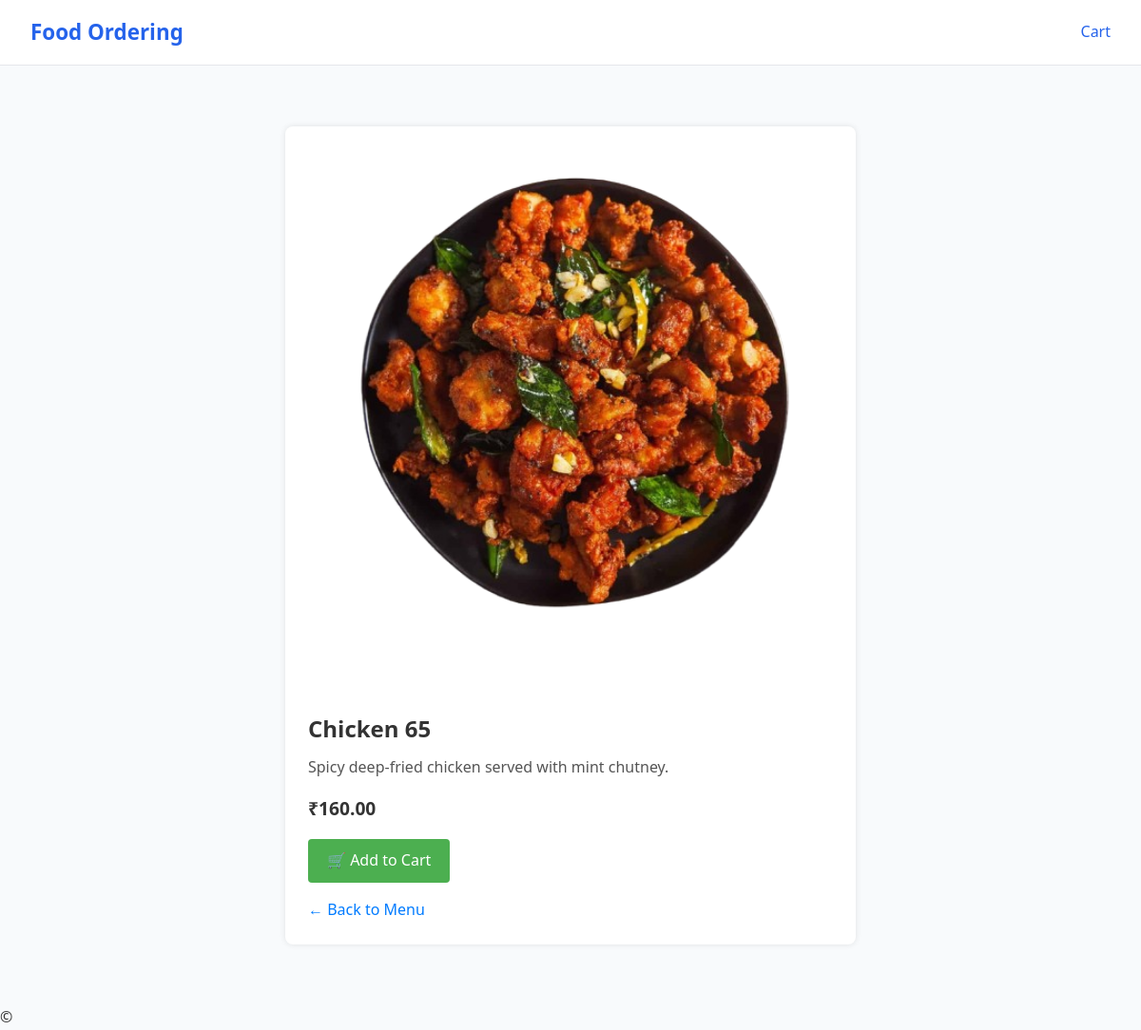
/item/2/, run on the app's committed database.
### restaurant/models.py (models this page shows, shortened)
class MenuItem(models.Model):
    restaurant = models.ForeignKey(Restaurant, related_name='menu_items', on_delete=models.CASCADE)
    category = models.ForeignKey(Category, related_name='items', on_delete=models.SET_NULL, null=True, blank=True)
    name = models.CharField(max_length=200)
    description = models.TextField(blank=True)
    price = models.DecimalField(max_digits=8, decimal_places=2)
    is_available = models.BooleanField(default=True)
    image = models.ImageField(upload_to='menu_images/', null=True, blank=True)
    created = models.DateTimeField(auto_now_add=True)

### restaurant/views.py (the view)
# urls.py: path('item/<int:pk>/', views.menu_item_detail, name='menu_item'),
def menu_item_detail(request, pk):
    item = get_object_or_404(MenuItem, id=pk)
    return render(request, 'restaurant/menu_item.html', {'item': item})

### restaurant/templates/restaurant/menu_item.html (shortened to what this page needs)
{% extends "restaurant/base.html" %}
{% load static %}
{% block content %}
<div class="menu-item-page" style="max-width: 600px; margin: 2rem auto; padding: 1.5rem; background: #fff; border-radius: 8px; box-shadow: 0 0 6px rgba(0,0,0,0.1);">
  {% if item.image %}
    <img src="{{ item.image.url }}" alt="{{ item.name }}" style="width:100%; height:auto; border-radius:6px;">
  {% else %}
    <img src="{% static 'restaurant/no-image.png' %}" alt="No image available" style="width:100%; height:auto; border-radius:6px;">
  {% endif %}
  <h2 style="margin-top: 1rem;">{{ item.name }}</h2>
  <p style="color: #555;">{{ item.description|default:"No description available." }}</p>
  <p style="font-size: 1.2rem; font-weight: bold;">₹{{ item.price }}</p>
  {% if item.is_available %}
    <a href="{% url 'restaurant:add_to_cart' item.id %}"
       style="display:inline-block; padding: 10px 20px; background:#4CAF50; color:#fff; border-radius:4px; text-decoration:none;">
       🛒 Add to Cart
    </a>
  {% else %}
    <button disabled style="padding:10px 20px; background:#ccc; border:none; border-radius:4px;">Not Available</button>
  {% endif %}
  <div style="margin-top:1rem;">
    <a href="{% url 'restaurant:menu_by_restaurant' item.restaurant.id %}" style="color:#007bff; text-decoration:none;">← Back to Menu</a>
  </div>
</div>
{% endblock %}

### restaurant/static/restaurant/styles.css (style rules this page uses)
* { box-sizing: border-box; margin: 0; padding: 0; }
body { font-family: "Segoe UI", Roboto, Arial, sans-serif; background-color: #f8fafc; color: #333; line-height: 1.6; }
.menu-item-page img { width: 100%; border-radius: 8px; margin-bottom: 1rem; }
.menu-item-page h2 { font-size: 1.5rem; margin-bottom: 0.5rem; }
.menu-item-page p { margin-bottom: 1rem; }

### data on the page
MenuItem: image (picture), name "Chicken 65", description "Spicy deep-fried chicken served with mint chutney.", price "160.00"
